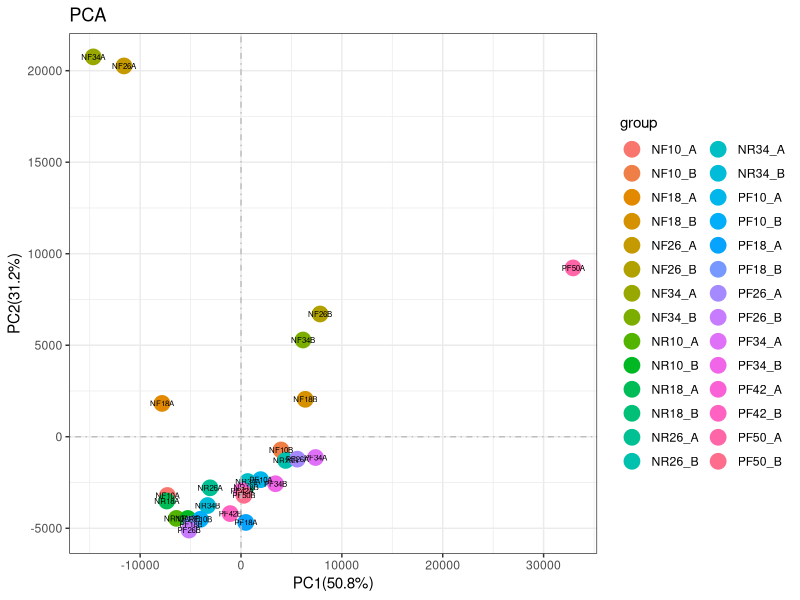

R code for this plot:
library(gmodels)
library(ggplot2)

group <- c("NF10_A","NF10_B","NF18_A","NF18_B","NF26_A","NF26_B","NF34_A","NF34_B","NR10_A","NR10_B","NR18_A","NR18_B","NR26_A","NR26_B","NR34_A","NR34_B","PF10_A","PF10_B","PF18_A","PF18_B","PF26_A","PF26_B","PF34_A","PF34_B","PF42_A","PF42_B","PF50_A","PF50_B")

expr <- read.table("miRNA_tpm.txt", header=T, row.names=1)
a <- expr[,-1]
data <- t(as.matrix(a))

data.pca <- fast.prcomp(data,retx=T,scale=F,center=T)

a <- summary(data.pca)
tmp <- a[4]$importance
pro1 <- as.numeric(sprintf("%.3f",tmp[2,1]))*100
pro2 <- as.numeric(sprintf("%.3f",tmp[2,2]))*100

pc = as.data.frame(a$x)
pc$group = group
pc$names = rownames(pc)

xlab=paste("PC1(",pro1,"%)",sep="") 
ylab=paste("PC2(",pro2,"%)",sep="")
pca=ggplot(pc,aes(PC1,PC2)) + geom_point(size=5,aes(color=group)) + geom_text(aes(label=names),size=2)+labs(x=xlab,y=ylab,title="PCA",size=5) + geom_hline(yintercept=0,linetype=4,color="grey") + geom_vline(xintercept=0,linetype=4,color="grey") + theme_bw()
ggsave("PCA_5tpm_miRNA.png",pca,width=10,height=8)
